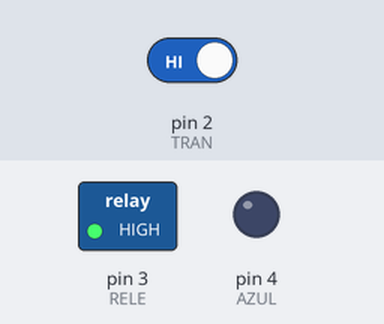
Simulated run of this sketch. Board: Arduino Uno, built with avr-gcc and run on an emulated ATmega328P. Parts: switched loads named in the sketch (green lamp = pin HIGH), output pins drawn as LEDs (lit = HIGH). Inputs (shaded band) come from the test bench; at power-on: pin 2 (TRAN) HIGH.

Above: at 1.2 s.
1.3 s: pin 2 (TRAN) driven LOW
At 1.7 s:
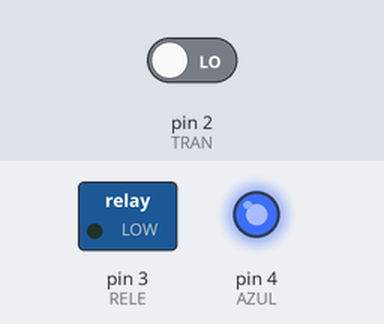
2.8 s: pin 2 (TRAN) driven HIGH
At 4.1 s:
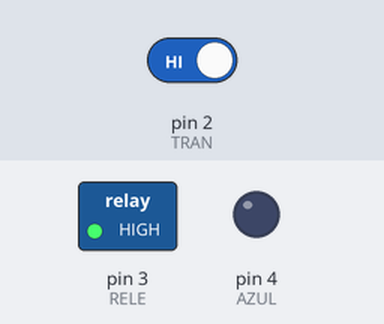
Timing chart, 0 to 5.8 s (numbered marks = the images above; inputs shaded):
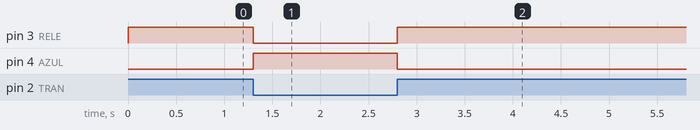

The sketch:

bomba.ino
```cpp
#define TRAN 2
#define RELE 3
#define AZUL 4

void setup() {
  pinMode(TRAN,INPUT);
  pinMode(RELE,OUTPUT);
  pinMode(AZUL,OUTPUT);

}

void loop() {
bool SENSOR=digitalRead(TRAN);
if(SENSOR==LOW){
  digitalWrite(RELE,LOW);
  digitalWrite(AZUL,HIGH);
  }
 if(SENSOR==HIGH){
  digitalWrite(RELE,HIGH);
  digitalWrite(AZUL,LOW);
 }
}
```

Measured:
- after the input at 1.3 s, pin 3 (RELE): HIGH → LOW at once; pin 4 (AZUL): LOW → HIGH at once
- after the input at 2.8 s, pin 3 (RELE): LOW → HIGH at once; pin 4 (AZUL): HIGH → LOW at once
